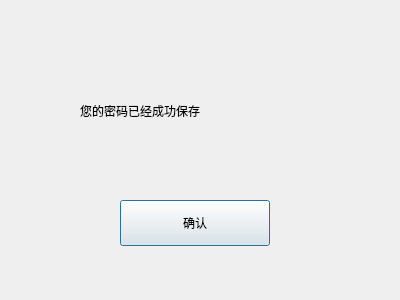
<?xml version="1.0" encoding="UTF-8"?>
<ui version="4.0">
 <class>Dialog</class>
 <widget class="QDialog" name="Dialog">
  <property name="geometry">
   <rect>
    <x>0</x>
    <y>0</y>
    <width>400</width>
    <height>300</height>
   </rect>
  </property>
  <property name="windowTitle">
   <string>Dialog</string>
  </property>
  <widget class="QLabel" name="label">
   <property name="geometry">
    <rect>
     <x>80</x>
     <y>80</y>
     <width>241</width>
     <height>61</height>
    </rect>
   </property>
   <property name="text">
    <string>您的密码已经成功保存</string>
   </property>
  </widget>
  <widget class="QPushButton" name="pushButton">
   <property name="geometry">
    <rect>
     <x>120</x>
     <y>200</y>
     <width>150</width>
     <height>46</height>
    </rect>
   </property>
   <property name="text">
    <string>确认</string>
   </property>
  </widget>
 </widget>
 <resources/>
 <connections>
  <connection>
   <sender>pushButton</sender>
   <signal>clicked()</signal>
   <receiver>Dialog</receiver>
   <slot>close()</slot>
   <hints>
    <hint type="sourcelabel">
     <x>185</x>
     <y>212</y>
    </hint>
    <hint type="destinationlabel">
     <x>176</x>
     <y>390</y>
    </hint>
   </hints>
  </connection>
 </connections>
</ui>
